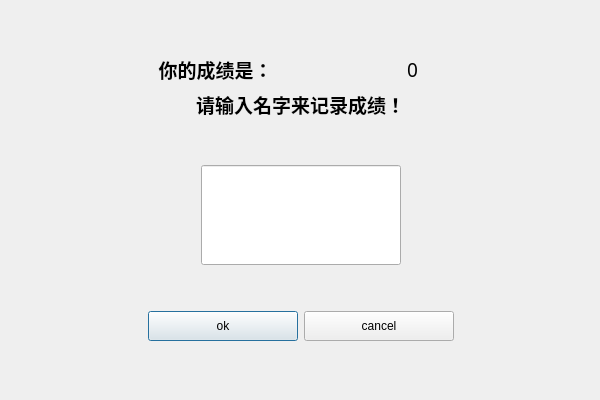
<?xml version="1.0" encoding="UTF-8"?>
<ui version="4.0">
 <class>RegisterDialog</class>
 <widget class="QDialog" name="RegisterDialog">
  <property name="geometry">
   <rect>
    <x>0</x>
    <y>0</y>
    <width>600</width>
    <height>400</height>
   </rect>
  </property>
  <property name="minimumSize">
   <size>
    <width>600</width>
    <height>400</height>
   </size>
  </property>
  <property name="maximumSize">
   <size>
    <width>600</width>
    <height>400</height>
   </size>
  </property>
  <property name="windowTitle">
   <string>Dialog</string>
  </property>
  <widget class="QWidget" name="layoutWidget">
   <property name="geometry">
    <rect>
     <x>30</x>
     <y>20</y>
     <width>541</width>
     <height>361</height>
    </rect>
   </property>
   <layout class="QGridLayout" name="gridLayout" rowstretch="1,0,0,0,0,0,0,0">
    <item row="3" column="0" colspan="3">
     <spacer name="verticalSpacer">
      <property name="orientation">
       <enum>Qt::Vertical</enum>
      </property>
      <property name="sizeHint" stdset="0">
       <size>
        <width>20</width>
        <height>40</height>
       </size>
      </property>
     </spacer>
    </item>
    <item row="6" column="0" colspan="3">
     <layout class="QHBoxLayout" name="horizontalLayout">
      <item>
       <spacer name="horizontalSpacer">
        <property name="orientation">
         <enum>Qt::Horizontal</enum>
        </property>
        <property name="sizeHint" stdset="0">
         <size>
          <width>40</width>
          <height>20</height>
         </size>
        </property>
       </spacer>
      </item>
      <item>
       <widget class="QPushButton" name="sureButton">
        <property name="minimumSize">
         <size>
          <width>150</width>
          <height>30</height>
         </size>
        </property>
        <property name="text">
         <string>ok</string>
        </property>
       </widget>
      </item>
      <item>
       <widget class="QPushButton" name="cancelButton">
        <property name="minimumSize">
         <size>
          <width>150</width>
          <height>30</height>
         </size>
        </property>
        <property name="text">
         <string>cancel</string>
        </property>
       </widget>
      </item>
      <item>
       <spacer name="horizontalSpacer_4">
        <property name="orientation">
         <enum>Qt::Horizontal</enum>
        </property>
        <property name="sizeHint" stdset="0">
         <size>
          <width>40</width>
          <height>20</height>
         </size>
        </property>
       </spacer>
      </item>
     </layout>
    </item>
    <item row="4" column="2">
     <spacer name="horizontalSpacer_3">
      <property name="orientation">
       <enum>Qt::Horizontal</enum>
      </property>
      <property name="sizeHint" stdset="0">
       <size>
        <width>40</width>
        <height>20</height>
       </size>
      </property>
     </spacer>
    </item>
    <item row="4" column="1">
     <widget class="QLineEdit" name="nameEdit">
      <property name="minimumSize">
       <size>
        <width>200</width>
        <height>100</height>
       </size>
      </property>
     </widget>
    </item>
    <item row="7" column="0" colspan="3">
     <spacer name="verticalSpacer_4">
      <property name="orientation">
       <enum>Qt::Vertical</enum>
      </property>
      <property name="sizeHint" stdset="0">
       <size>
        <width>20</width>
        <height>40</height>
       </size>
      </property>
     </spacer>
    </item>
    <item row="2" column="0" colspan="3">
     <widget class="QLabel" name="label_2">
      <property name="font">
       <font>
        <family>微软雅黑</family>
        <pointsize>14</pointsize>
        <weight>75</weight>
        <bold>true</bold>
       </font>
      </property>
      <property name="text">
       <string>请输入名字来记录成绩！</string>
      </property>
      <property name="alignment">
       <set>Qt::AlignCenter</set>
      </property>
     </widget>
    </item>
    <item row="0" column="0" colspan="3">
     <spacer name="verticalSpacer_3">
      <property name="orientation">
       <enum>Qt::Vertical</enum>
      </property>
      <property name="sizeHint" stdset="0">
       <size>
        <width>20</width>
        <height>40</height>
       </size>
      </property>
     </spacer>
    </item>
    <item row="4" column="0">
     <spacer name="horizontalSpacer_2">
      <property name="orientation">
       <enum>Qt::Horizontal</enum>
      </property>
      <property name="sizeHint" stdset="0">
       <size>
        <width>40</width>
        <height>20</height>
       </size>
      </property>
     </spacer>
    </item>
    <item row="5" column="0" colspan="3">
     <spacer name="verticalSpacer_2">
      <property name="orientation">
       <enum>Qt::Vertical</enum>
      </property>
      <property name="sizeHint" stdset="0">
       <size>
        <width>20</width>
        <height>40</height>
       </size>
      </property>
     </spacer>
    </item>
    <item row="1" column="0" colspan="2">
     <widget class="QLabel" name="label">
      <property name="font">
       <font>
        <family>微软雅黑</family>
        <pointsize>14</pointsize>
        <weight>75</weight>
        <bold>true</bold>
       </font>
      </property>
      <property name="frameShape">
       <enum>QFrame::NoFrame</enum>
      </property>
      <property name="text">
       <string>你的成绩是：</string>
      </property>
      <property name="alignment">
       <set>Qt::AlignCenter</set>
      </property>
     </widget>
    </item>
    <item row="1" column="2">
     <widget class="QLabel" name="scoreLabel">
      <property name="font">
       <font>
        <family>微软雅黑</family>
        <pointsize>14</pointsize>
       </font>
      </property>
      <property name="text">
       <string>0</string>
      </property>
     </widget>
    </item>
   </layout>
  </widget>
 </widget>
 <resources/>
 <connections/>
</ui>
